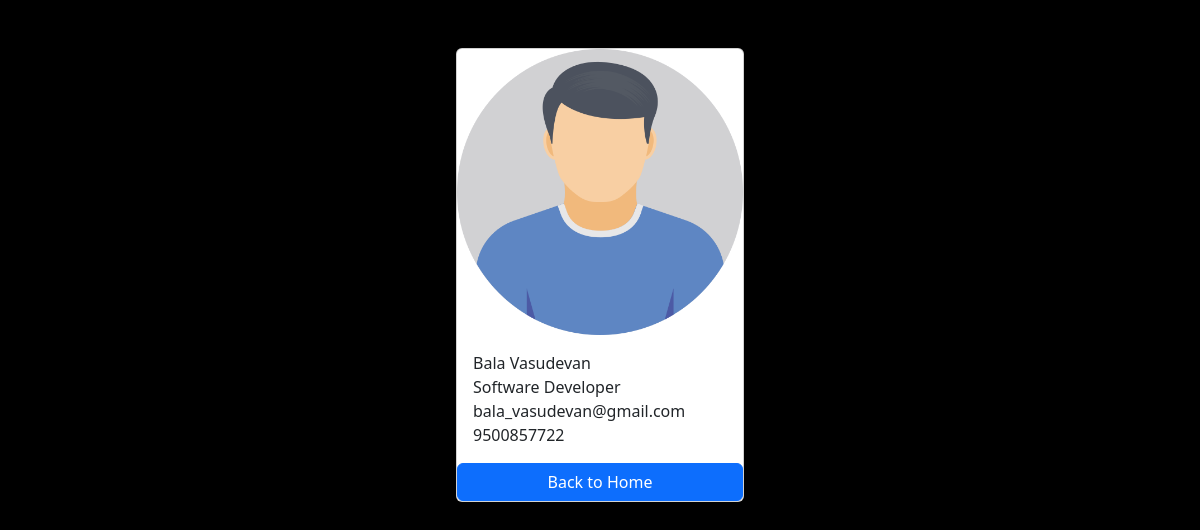
The app's page /employee/2/ with its own data.
### employees/models.py (models this page shows, shortened)
class Employee(models.Model):
    first_name = models.CharField(max_length=200)
    last_name = models.CharField(max_length=200)
    photo = models.ImageField(upload_to="images")
    designation = models.CharField(max_length=200)
    email_address = models.EmailField(max_length=200, unique=True)
    phone_number = models.CharField(max_length=12, blank=True)
    created_at = models.DateTimeField(auto_now_add=True)
    updated_at = models.DateTimeField(auto_now=True)

### employees/views.py (the view)
# urls.py: path('<int:pk>/', views.employee_detail, name='employee_detail'),
def employee_detail(request, pk):
    employee = get_object_or_404(Employee, pk = pk)
    context = {
        'employee': employee,
    }
    return render(request, 'employee_detail.html', context)

### templates/employee_detail.html (shortened to what this page needs)
{% load static %}
<!DOCTYPE html>
<html lang="en">
<head>
    <link href="https://cdn.jsdelivr.net/npm/bootstrap@5.3.2/dist/css/bootstrap.min.css" rel="stylesheet">
    <link rel="stylesheet" href="{% static 'css/style.css' %}">
</head>
<body>
    <div class="container pt-5">
        <div class="card mx-auto" style="width: 18rem;">
            <img class="card-img-top" src="{{employee.photo.url}}" alt="Employee photo">
            <div class="card-body">
              <p class="card-text m-0">{{employee.first_name}} {{employee.last_name}}</p>
              <p class="card-text m-0">{{employee.designation}}</p>
              <p class="card-text m-0">{{employee.email_address}}</p>
              <p class="card-text m-0">{{employee.phone_number}}</p>
            </div>
            <a href="{% url 'home' %}" class="btn btn-primary">Back to Home</a>
          </div>
    </div>
</body>
</html>

### static/css/style.css (style rules this page uses)
body { background-color: black; }

### records on screen
Employee: photo (picture), first_name "Bala", last_name "Vasudevan", designation "Software Developer", email_address "bala_vasudevan@gmail.com", phone_number "9500857722"
